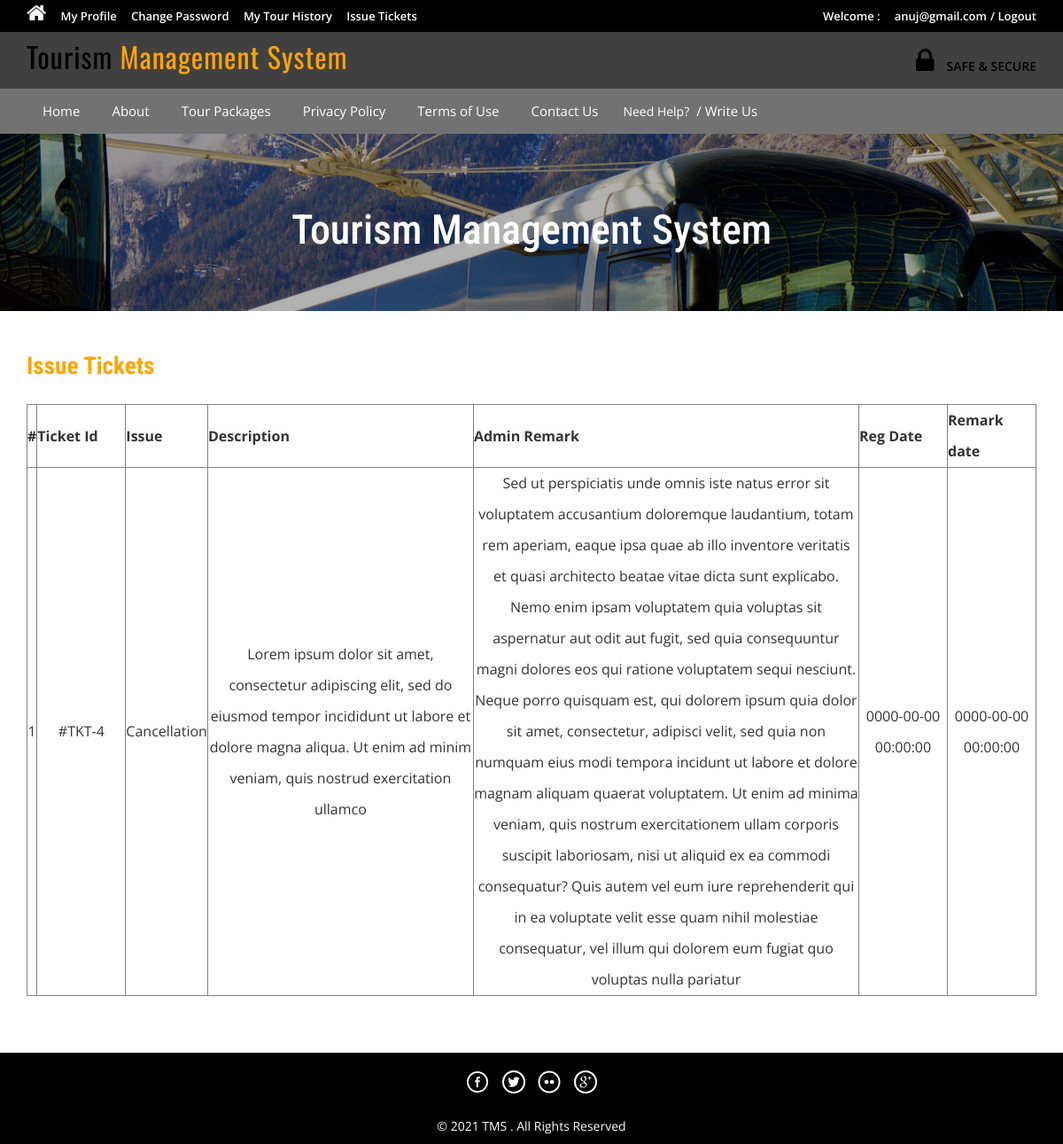
The page /issuetickets.php (signed in) on the database its author committed.
### tables this page shows
CREATE TABLE `tblissues` (
  `id` int(11) NOT NULL,
  `UserEmail` varchar(100) DEFAULT NULL,
  `Issue` varchar(100) DEFAULT NULL,
  `Description` mediumtext DEFAULT NULL,
  `PostingDate` timestamp NULL DEFAULT current_timestamp(),
  `AdminRemark` mediumtext DEFAULT NULL,
  `AdminremarkDate` timestamp NULL DEFAULT NULL ON UPDATE current_timestamp()
);

### issuetickets.php (the view, shortened to what this page needs)
<?php
include('includes/config.php');
if(strlen($_SESSION['login'])==0)
	{
header('location:index.php');
}
else{
?>
<!DOCTYPE HTML>
<html>
<head>
<link href="css/bootstrap.css" rel='stylesheet' type='text/css' />
<link href="css/style.css" rel='stylesheet' type='text/css' />
<link href="css/font-awesome.css" rel="stylesheet">
<link href="css/animate.css" rel="stylesheet" type="text/css" media="all">
</head>
<body>
<div class="top-header">
<?php include('includes/header.php');?>
<div class="slider-1 ">
	<div class="container">
		<h1 class="wow zoomIn animated animated" data-wow-delay=".5s" style="visibility: visible; animation-delay: 0.5s; animation-name: zoomIn;">Tourism Management System</h1>
	</div>
</div>
<div class="privacy">
	<div class="container">
		<h3 class="wow fadeInDown animated animated" data-wow-delay=".5s" style="visibility: visible; animation-delay: 0.5s; animation-name: fadeInDown;">Issue Tickets</h3>
		<form name="chngpwd" method="post" onSubmit="return valid();">
	<p>
	<table border="1" width="100%">
<tr align="center">
<th>#</th>
<th>Ticket Id</th>
<th>Issue</th>
<th>Description</th>
<th>Admin Remark</th>
<th>Reg Date</th>
<th>Remark date</th>
</tr>
<?php
$uemail=$_SESSION['login'];;
$sql = "SELECT * from tblissues where UserEmail=:uemail";
$query = $dbh->prepare($sql);
$query -> bindParam(':uemail', $uemail, PDO::PARAM_STR);
$query->execute();
$results=$query->fetchAll(PDO::FETCH_OBJ);
$cnt=1;
if($query->rowCount() > 0)
{
foreach($results as $result)
{	?>
<tr align="center">
<td ><?php echo htmlentities($cnt);?></td>
<td width="100">#TKT-<?php echo htmlentities($result->id);?></td>
<td><?php echo htmlentities($result->Issue);?></td>
<td width="300"><?php echo htmlentities($result->Description);?></td>
<td><?php echo htmlentities($result->AdminRemark);?></td>
<td width="100"><?php echo htmlentities($result->PostingDate);?></td>
<td width="100"><?php echo htmlentities($result->AdminremarkDate);?></td>
</tr>
<?php $cnt=$cnt+1; }} ?>
	</table>
			</p>
			</form>
	</div>
</div>
<?php include('includes/footer.php');?>
</body>
</html>
<?php } ?>

### css/style.css (style rules this page uses)
html, body { font-size: 100%; background: #fff; font-family: 'Open Sans', sans-serif; }
h1,h2,h3,h4,h5,h6 { margin:0; font-family: 'Roboto Condensed', sans-serif; }
p { margin:0; }
.top-header { background-color: #000000; border-bottom: 0 none; height: 36px; line-height: 35px; }
.slider-1 { background: url(../images/3.jpg)no-repeat; background-size: cover; -webkit-background-size: cover; -o-background-size: cover; -ms-background-size: cover; -moz-background-size: cover; min-height:200px; }
.slider-1 h1 { font-size: 50px; margin-bottom: 40px; padding: 1.5em 0 0; text-align: center; color: #ffffff; }
.privacy h3 { color: #ffa500; font-size: 1.7em; font-weight: 700; margin-bottom: 1em; }
.privacy { padding: 5em 0; }
.privacy p { font-size: 1em; line-height: 1.8em; color: #999; margin: 1em 0; }
.slider-1 h1,.slider-2 h1,.slider-3 h1 { padding: 1.8em 0 0; font-size: 46px; }
.privacy { padding: 3em 0; }

### rows shown on the page
tblissues: id "4", Issue "Cancellation", Description "Lorem ipsum dolor sit amet, consectetur adipiscing elit, sed do eiusmod tempor incididunt ut labore et dolore magna aliqua. Ut enim ad minim veniam, quis nostrud exercitation ullamco", AdminRemark "Sed ut perspiciatis unde omnis iste natus error sit voluptatem accusantium doloremque laudantium, totam rem aperiam, eaque ipsa quae ab illo inventore veritatis et quasi architecto beatae vitae dicta sunt explicabo. Nemo enim ipsam voluptatem quia voluptas sit aspernatur aut odit aut fugit, sed quia consequuntur magni dolores eos qui ratione voluptatem sequi nesciunt. Neque porro quisquam est, qui dolorem ipsum quia dolor sit amet, consectetur, adipisci velit, sed quia non numquam eius modi tempora incidunt ut labore et dolore magnam aliquam quaerat voluptatem. Ut enim ad minima veniam, quis nostrum exercitationem ullam corporis suscipit laboriosam, nisi ut aliquid ex ea commodi…", PostingDate "0000-00-00 00:00:00", AdminremarkDate "0000-00-00 00:00:00"

### other values the page prints
$_SESSION['login'] "anuj@gmail.com"
